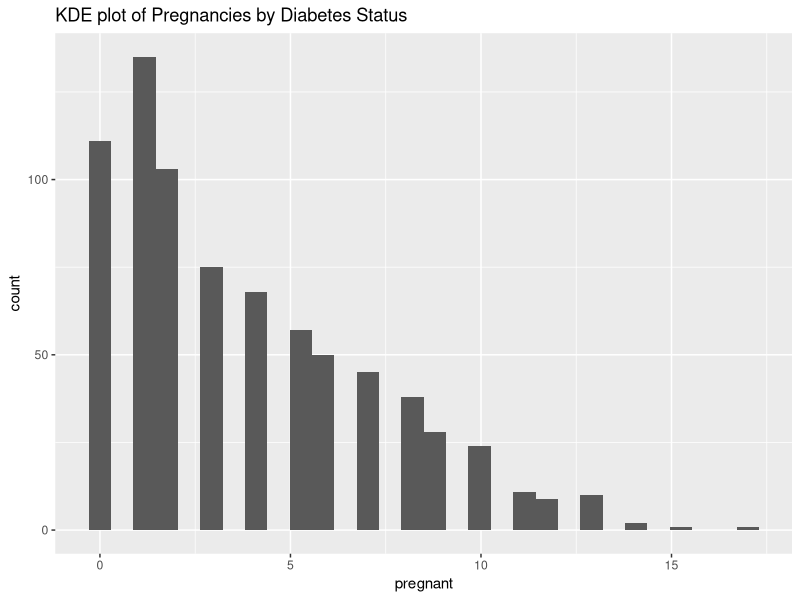
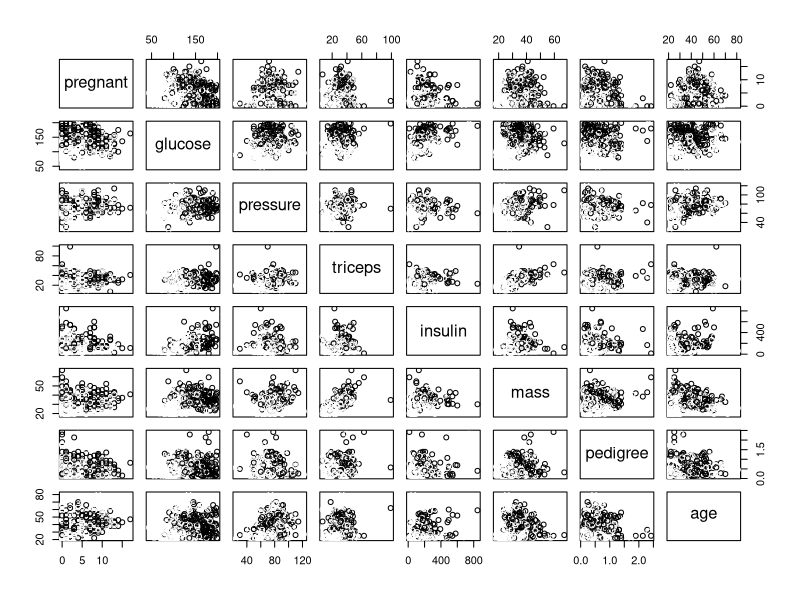
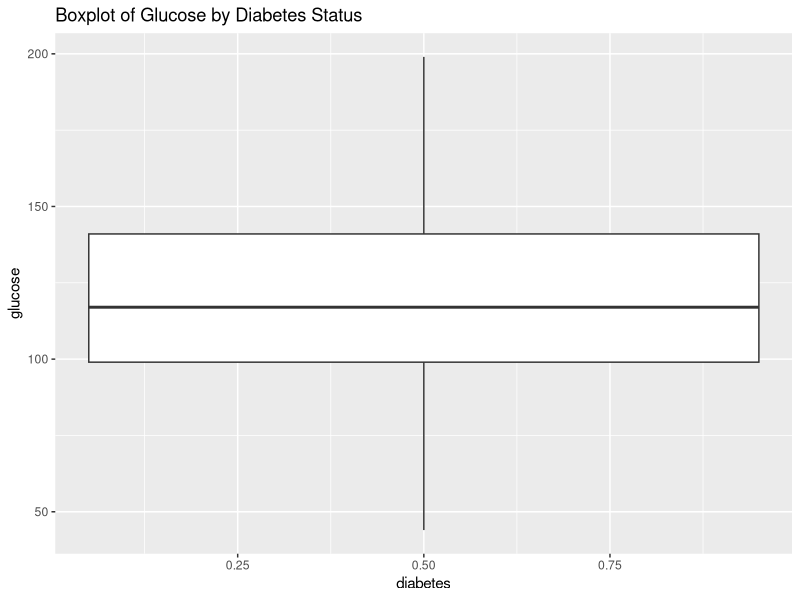
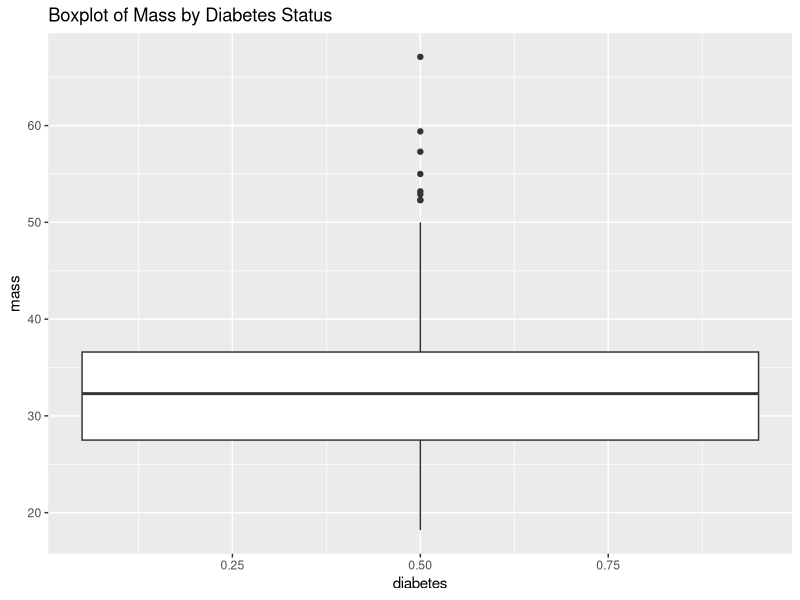
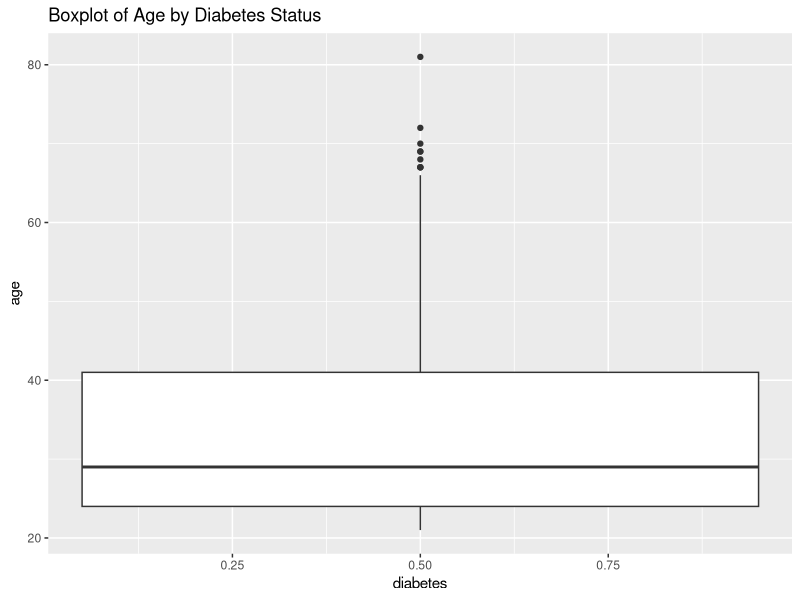

These figures' R source, in order: (Note: this script raises an error after producing the figures.)

# Load necessary libraries
library(ggplot2)
library(dplyr)
library(caret)
library(rpart)
library(randomForest)
library(caTools)
library(mlbench)
# Load dataset
data("PimaIndiansDiabetes2")
df <- PimaIndiansDiabetes2
# View the dataset structure
str(df)

# Check for missing values
colSums(is.na(df))

# View the summary of the dataset
summary(df)

# Convert the 'diabetes' column to a binary factor (0 for negative, 1 for positive)
df$diabetes <- ifelse(df$diabetes == "pos", 1, 0)

# Alternatively, convert it to factors (Yes/No or 0/1)
#df$diabetes <- factor(df$diabetes, levels = c(0, 1), labels = c("No", "Yes"))

# Ensure the conversion is correct
table(df$diabetes)
# KDE plot equivalent: Distribution of pregnancies by diabetes status
ggplot(df, aes(x = pregnant, color = diabetes)) +
  geom_histogram() +
  labs(title = "KDE plot of Pregnancies by Diabetes Status")

# Pair plot equivalent
pairs(df[, -9], col = df$diabetes)

# Boxplots for different features by diabetes status
ggplot(df, aes(x = diabetes, y = glucose, fill = diabetes)) +
  geom_boxplot() +
  labs(title = "Boxplot of Glucose by Diabetes Status")

ggplot(df, aes(x = diabetes, y = mass, fill = diabetes)) +
  geom_boxplot() +
  labs(title = "Boxplot of Mass by Diabetes Status")

ggplot(df, aes(x = diabetes, y = age, fill = diabetes)) +
  geom_boxplot() +
  labs(title = "Boxplot of Age by Diabetes Status")

# Impute missing values with median
df <- df %>%
  mutate(across(everything(), ~ifelse(is.na(.), median(., na.rm = TRUE), .)))

# Verify that there are no missing values left
colSums(is.na(df))


# Set seed for reproducibility
set.seed(42)

# Split data into train (80%) and test (20%)
split <- sample.split(df$diabetes, SplitRatio = 0.8)
train_data <- subset(df, split == TRUE)
test_data <- subset(df, split == FALSE)

# Features and target variable for training
X_train <- train_data[, -9]
y_train <- train_data$diabetes

X_test <- test_data[, -9]
y_test <- test_data$diabetes

# Fit logistic regression model
log_model <- glm(diabetes ~ ., data = train_data, family = binomial)

# Predict on the test set
pred_prob <- predict(log_model, newdata = X_test, type = "response")
y_pred <- ifelse(pred_prob > 0.5, 1, 0)

# Make sure that both y_pred and y_test are factors with the same levels
y_test <- factor(y_test, levels = c(0, 1))
y_pred <- factor(y_pred, levels = c(0, 1))

# Confusion matrix and performance metrics
confusionMatrix(y_pred, y_test)

# ROC Curve and AUC
library(pROC)
# Extract confusion matrix as a table
cm_table <- as.table(conf_mat$table)

# Convert confusion matrix table to a data frame
cm_df <- as.data.frame(cm_table)

# View the data frame to ensure it’s in the right format
print(cm_df)

# Plot confusion matrix using ggplot2
ggplot(cm_df, aes(Prediction, Reference, fill = Freq)) +
  geom_tile() +
  geom_text(aes(label = Freq), vjust = 1) +
  scale_fill_gradient(low = "white", high = "steelblue") +
  labs(title = "Confusion Matrix", x = "Predicted Label", y = "Actual Label") +
  theme_minimal()
roc_curve <- roc(as.factor(y_test), as.numeric(pred_prob))
plot(roc_curve, main = "ROC Curve for Logistic Regression")
auc(roc_curve)
